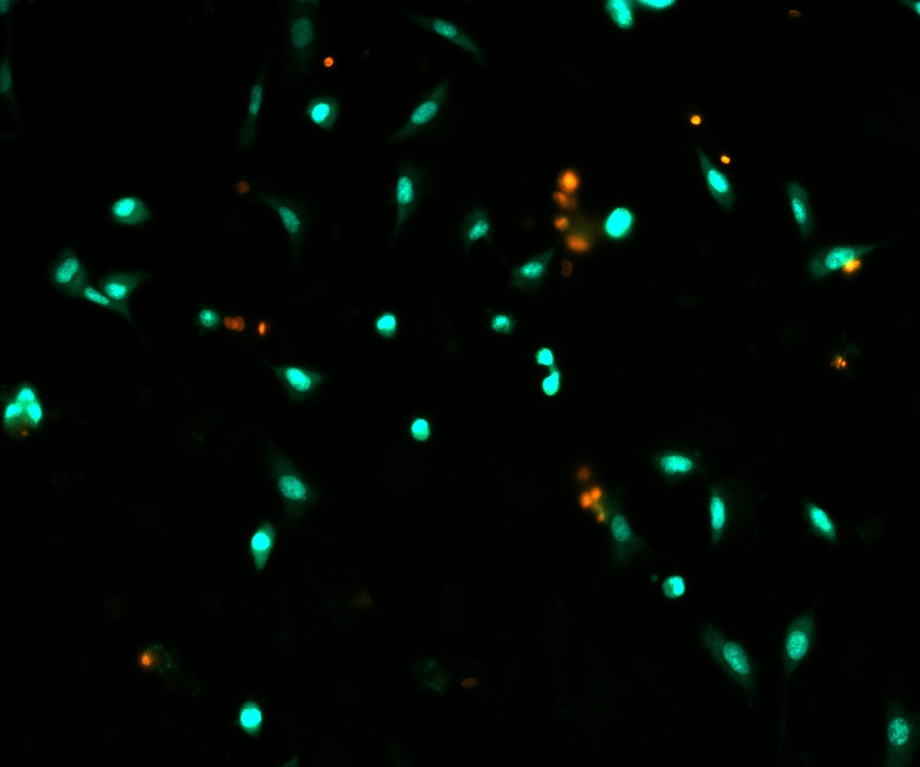
#> input picture cells/2.jpeg, 920 x 767 px, shrunk from 2464 x 2056 before the run, found by its file name
$ python 'otsutreshhold_sayım.py'
#> lines starting #> are read from the running program, lines starting #| are printed output that depends on the picture; after the words box and inside, x2 and y2 are one past the last pixel; in counts of white or black regions, pixels touching at a corner belong together
import cv2
import numpy as np
import matplotlib.pyplot as plt

# Görüntüyü oku
image = cv2.imread('C:/Users/AYSENUR SIMSEK/Desktop/YZ-VOST-LP/hucre_goruntuleri/contrast/2.jpeg')
#> image is the input picture: shape (767, 920, 3); mean B, G, R 3.8, 7.1, 1.3
image = cv2.cvtColor(image, cv2.COLOR_BGR2RGB)

# Kırmızı, yeşil ve mavi kanalını ayır
red_channel = image[:, :, 0]
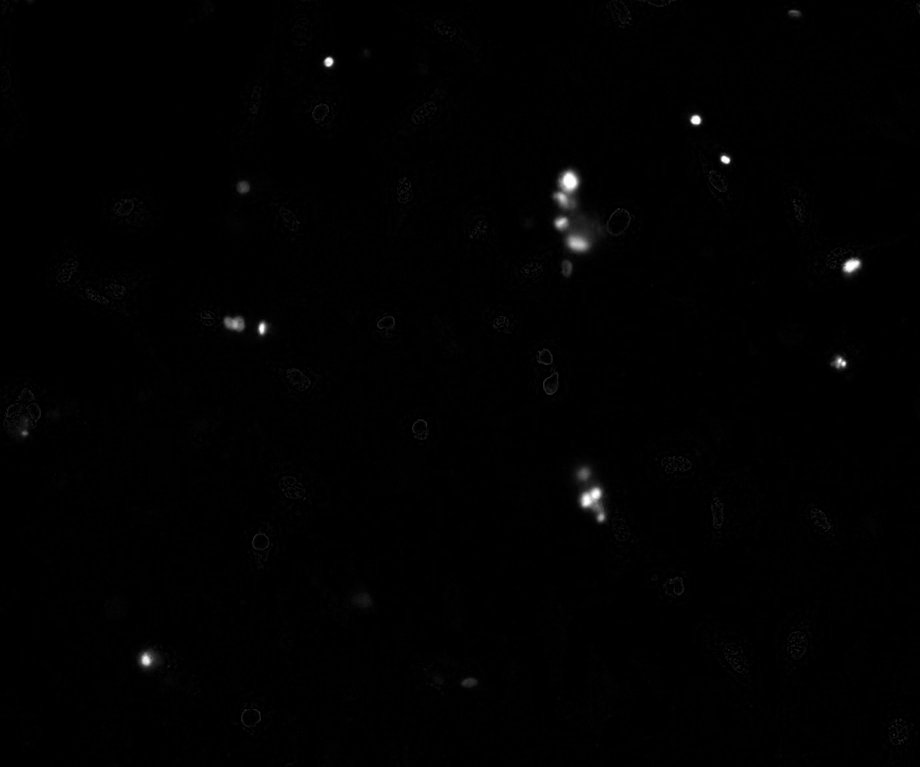
#> red_channel: shape (767, 920); min 0, max 255, mean 1.3
green_channel = image[:, :, 1]
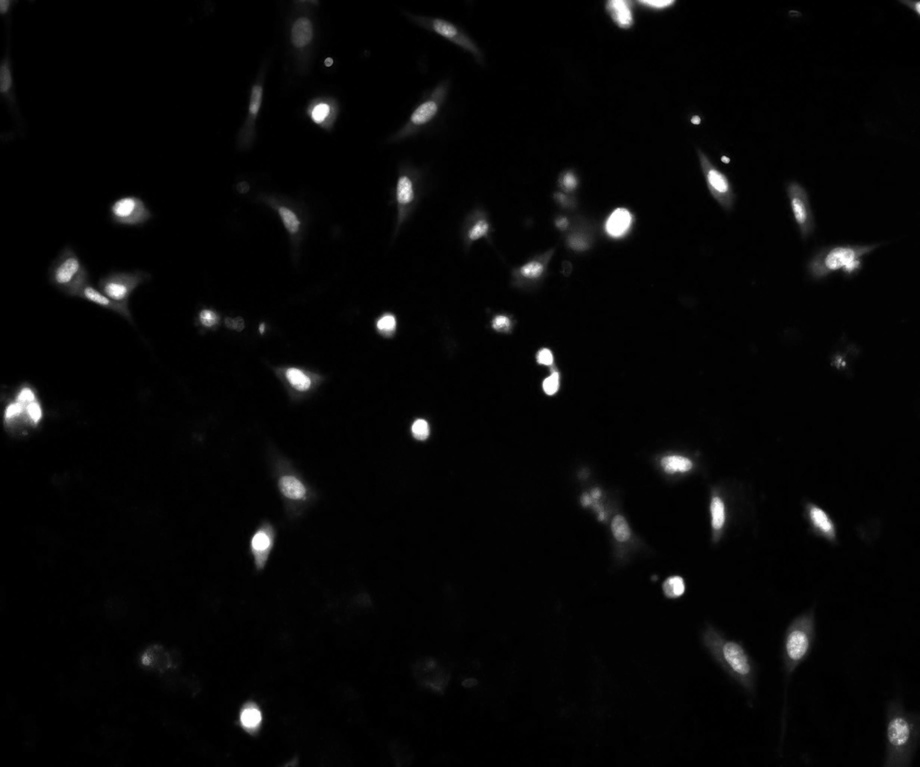
#> green_channel: shape (767, 920); min 0, max 255, mean 7.1
blue_channel = image[:, :, 2]
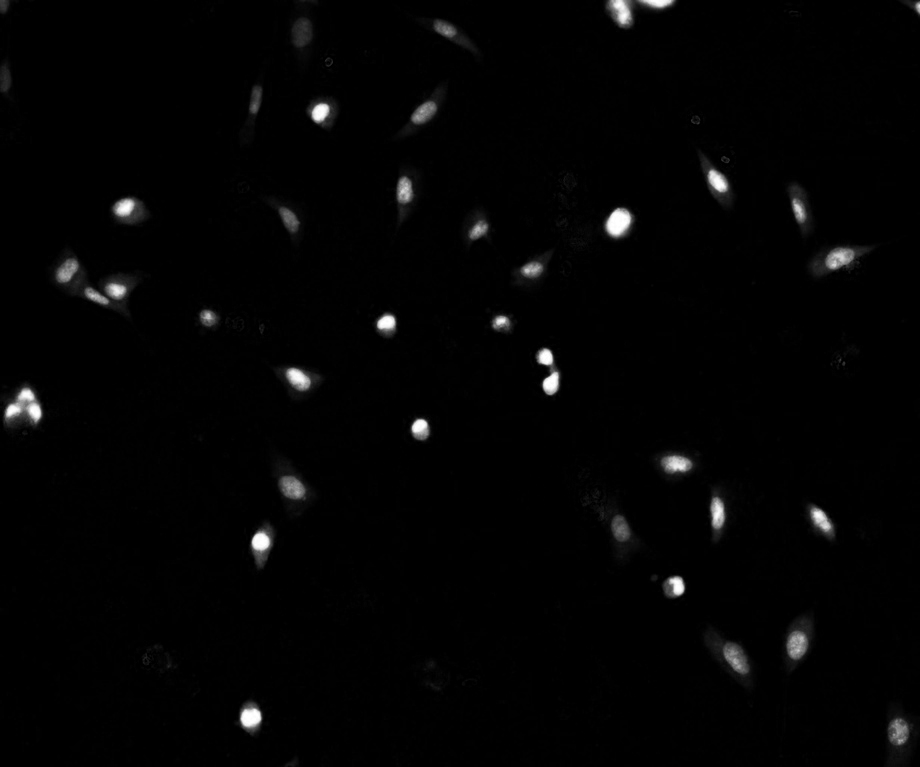
#> blue_channel: shape (767, 920); min 0, max 255, mean 3.8

# Ölü hücreleri kırmızı kanaldan tespit et (örneğin, kırmızı kanalın değerlerinin yüksek olduğu yerler)
_, red_threshold = cv2.threshold(red_channel, 100, 255, cv2.THRESH_BINARY)
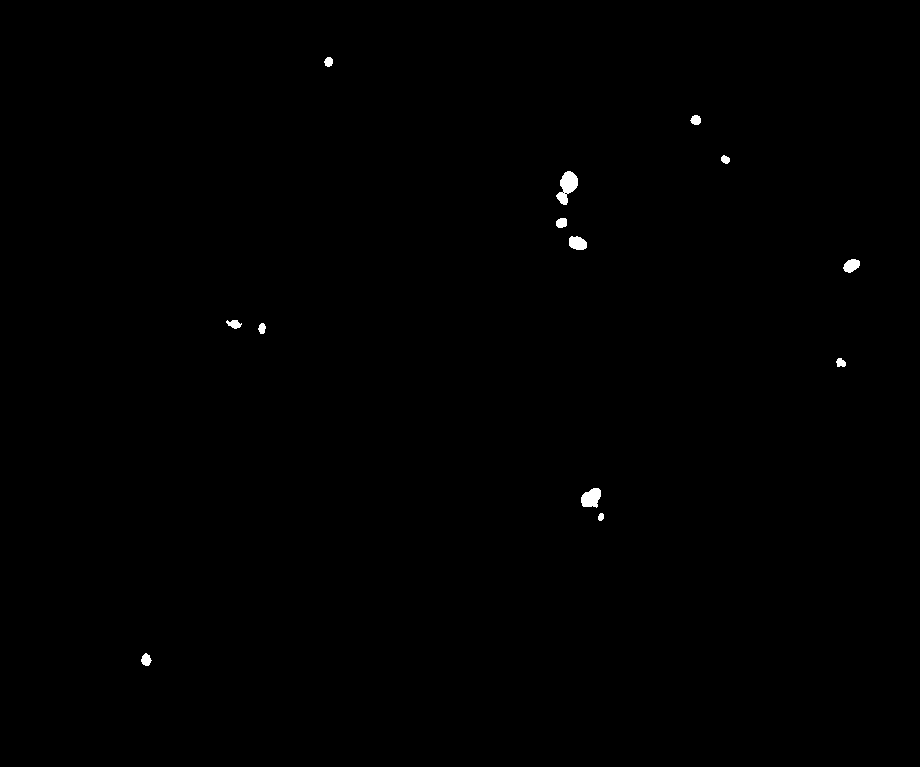
#> red_threshold: shape (767, 920); 0.25% white; 13 white regions, largest, box (x1, y1, x2, y2) and area: (556, 171, 578, 205) 413, (581, 488, 601, 508) 296, (569, 236, 587, 250) 202

# Canlı hücreleri yeşil ve mavi kanaldan tespit et (örneğin, yeşil ve mavi kanalların yüksek olduğu yerler)
_, green_threshold = cv2.threshold(green_channel, 100, 255, cv2.THRESH_BINARY)
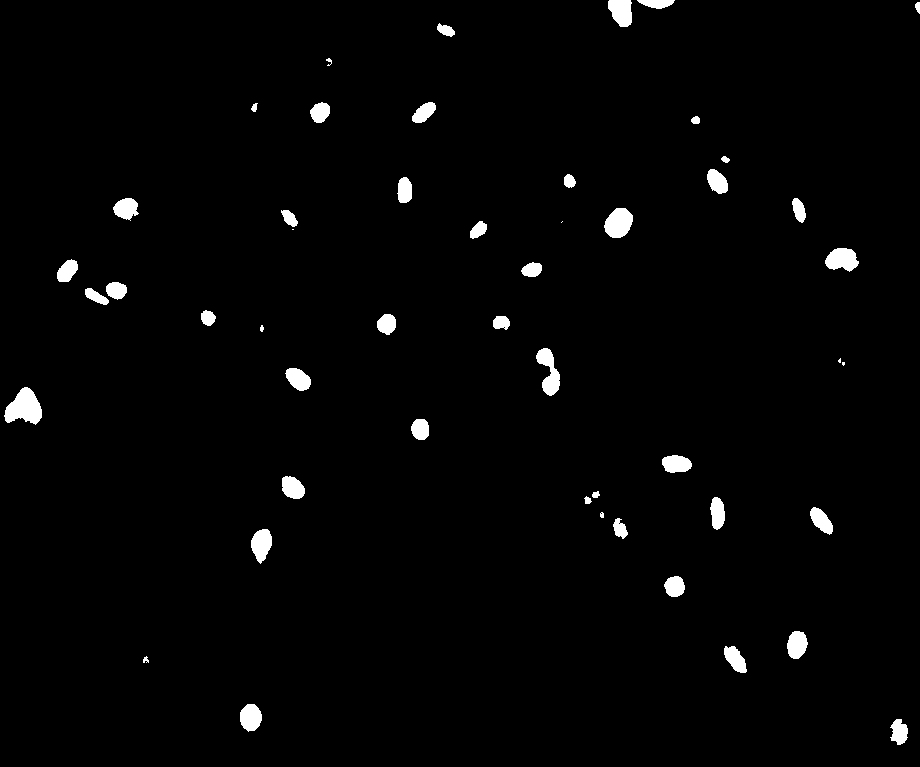
#> green_threshold: shape (767, 920); 1.9% white; 50 white regions (4 under 20 px), largest, box (x1, y1, x2, y2) and area: (4, 387, 42, 425) 922, (604, 208, 633, 238) 649, (536, 348, 560, 396) 614
_, blue_threshold = cv2.threshold(blue_channel, 100, 255, cv2.THRESH_BINARY)
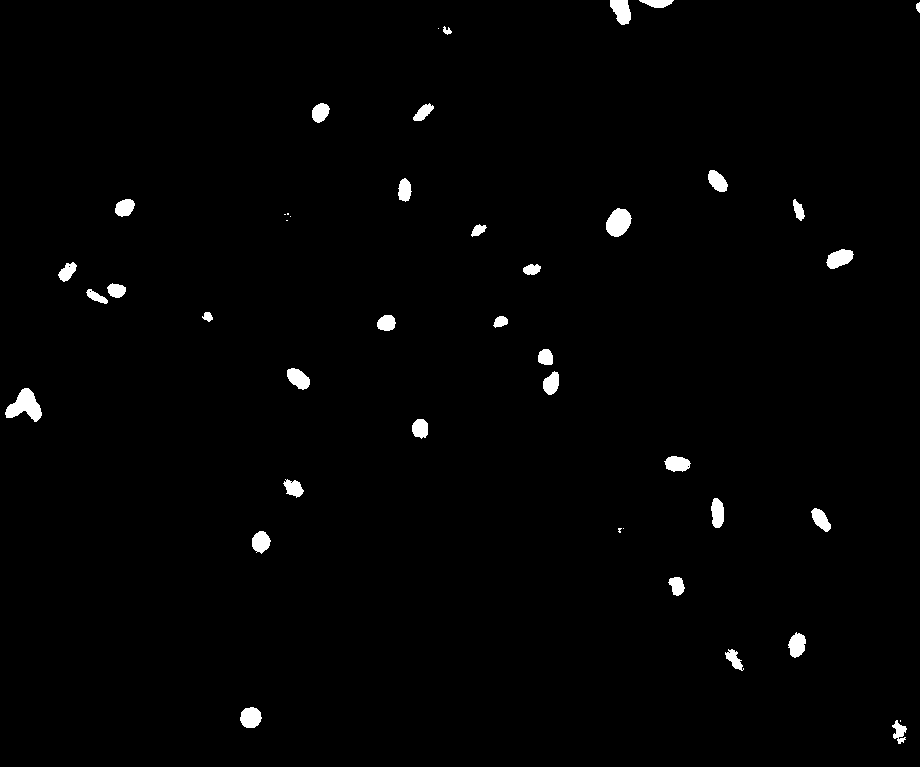
#> blue_threshold: shape (767, 920); 1.3% white; 43 white regions (8 under 20 px)

# Kırmızı ve yeşil/mavi tespit sonuçlarının birleşimi
alive_cells = cv2.bitwise_and(green_threshold, blue_threshold)  # Canlı hücrelerin birleşimi
dead_cells = red_threshold  # Ölü hücreler kırmızı kanalında

# Kontur tespiti ile hücre sayma
def count_cells(threshold_image):
    contours, _ = cv2.findContours(threshold_image, cv2.RETR_EXTERNAL, cv2.CHAIN_APPROX_SIMPLE)
#> contours = 13 contours; largest, box (x1, y1, x2, y2) and area: (556, 171, 578, 205) 374, (581, 488, 601, 508) 266, (569, 236, 587, 250) 178, (843, 259, 860, 273) 146, (141, 653, 152, 666) 81
    return len(contours)

# Ölü ve canlı hücrelerin sayısını al
dead_count = count_cells(dead_cells)
#> dead_count = 13
alive_count = count_cells(alive_cells)
#> in count_cells (call 2), `contours, _ = cv2.findContours(threshold_image, cv2.RETR_EXTERNAL, cv2..`: contours = 43 contours, 8 with area under 20; largest, box (x1, y1, x2, y2) and area: (5, 388, 42, 422) 634, (606, 208, 632, 237) 503, (610, 0, 631, 25) 342, (826, 249, 854, 269) 339, (240, 707, 262, 728) 328
#> alive_count = 43

#print(f"Ölü hücre sayısı: {dead_count}")
#print(f"Canlı hücre sayısı: {alive_count}")

# Görüntüleri göster
plt.figure(figsize=(10, 5))
plt.subplot(1, 3, 1)
plt.title('Orijinal Görüntü')
plt.imshow(image)
plt.axis('off')

plt.subplot(1, 3, 2)
plt.title('Ölü Hücreler (Kırmızı Kanal)')
plt.imshow(dead_cells, cmap='gray')
plt.axis('off')

plt.subplot(1, 3, 3)
plt.title('Canlı Hücreler (Yeşil & Mavi Kanal)')
plt.imshow(alive_cells, cmap='gray')
plt.axis('off')

plt.show()

$ run again, with cells/1.jpeg copied over cells/2.jpeg
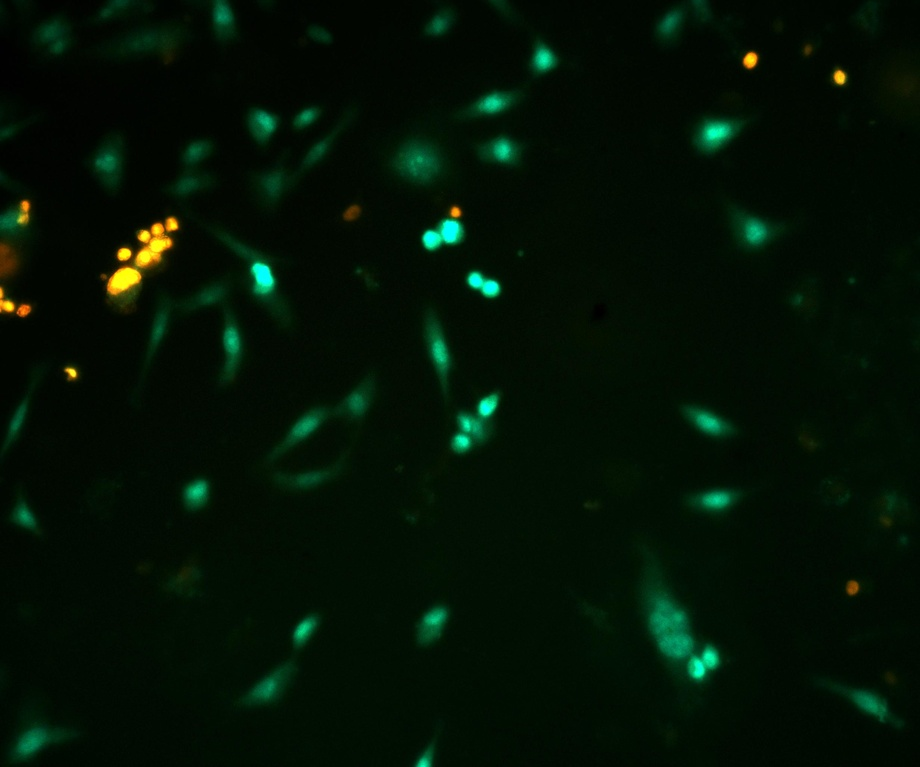
#> input picture cells/1.jpeg, 920 x 767 px, shrunk from 2464 x 2056 before the run, found by its file name
#> image is the input picture: shape (767, 920, 3); mean B, G, R 4.5, 17.8, 2.8
#> `_, red_threshold = cv2.threshold(red_channel, 100, 255, cv2.THRESH_BIN..`:
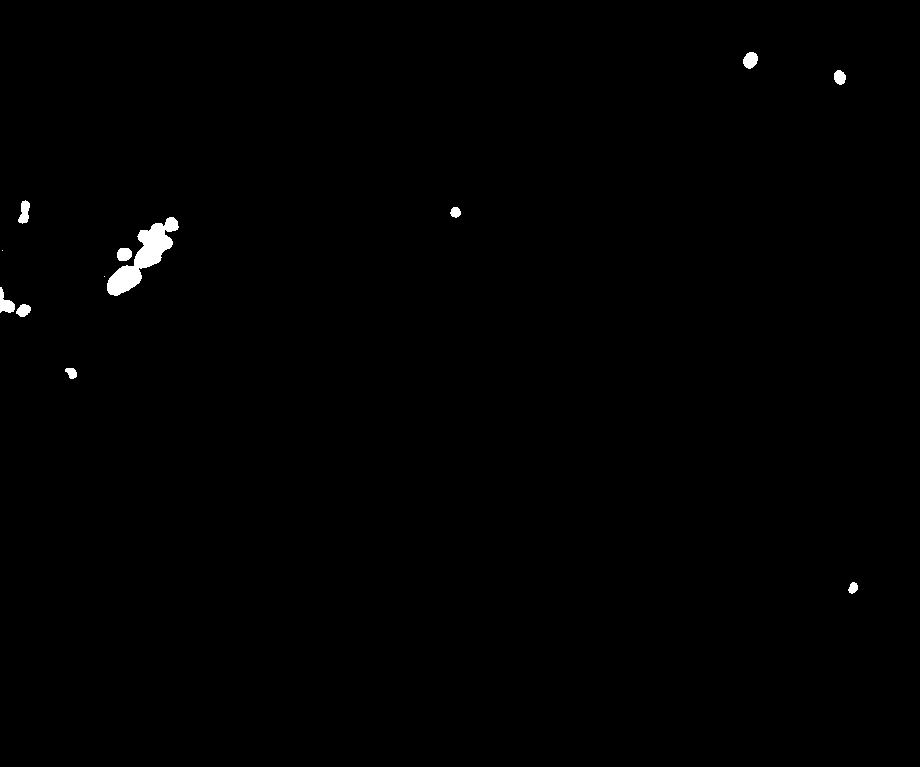
#> red_threshold: shape (767, 920); 0.47% white; 12 white regions (2 under 20 px), largest, box (x1, y1, x2, y2) and area: (107, 217, 179, 296) 1994, (0, 287, 15, 313) 212, (743, 52, 758, 69) 191
#> green_threshold: shape (767, 920); 1.9% white; 48 white regions (8 under 20 px), largest, box (x1, y1, x2, y2) and area: (652, 601, 719, 680) 2055, (108, 224, 171, 295) 1524, (453, 395, 498, 451) 972
#> `_, blue_threshold = cv2.threshold(blue_channel, 100, 255, cv2.THRESH_B..`:
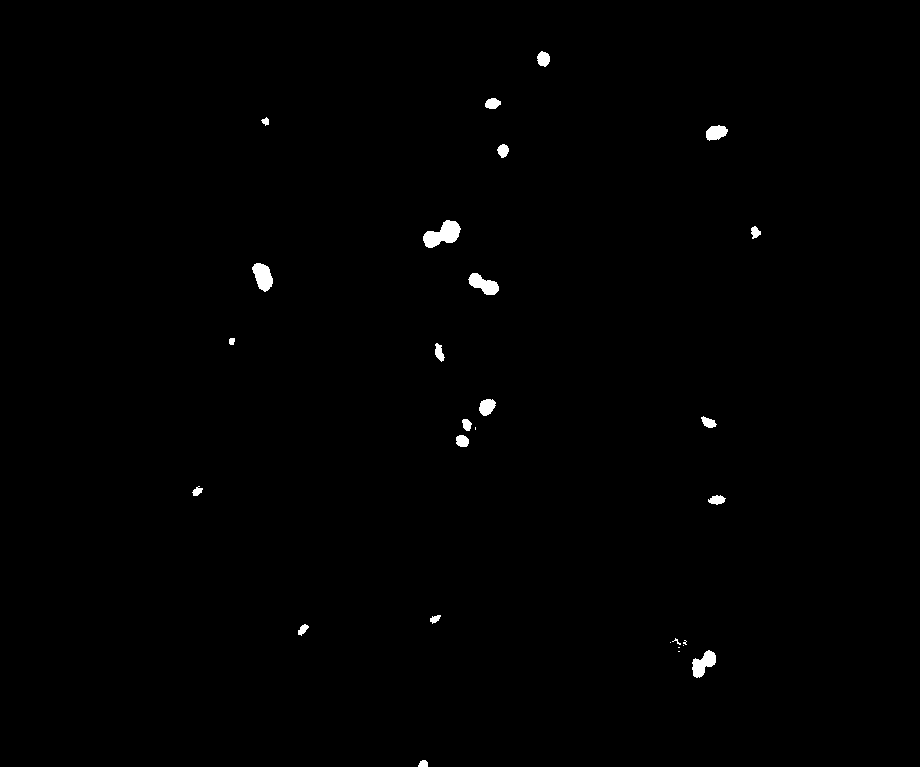
#> blue_threshold: shape (767, 920); 0.52% white; 28 white regions (7 under 20 px)
#> contours = 12 contours, 2 with area under 20; largest, box (x1, y1, x2, y2) and area: (107, 217, 179, 296) 1872, (0, 287, 15, 313) 176, (743, 52, 758, 69) 169, (18, 200, 30, 224) 158, (117, 248, 132, 261) 146
#> dead_count = 12
#> contours = 28 contours, 7 with area under 20; largest, box (x1, y1, x2, y2) and area: (423, 220, 461, 248) 566, (252, 263, 273, 292) 370, (468, 273, 499, 295) 350, (692, 650, 716, 678) 344, (706, 125, 728, 141) 224
#> alive_count = 28
